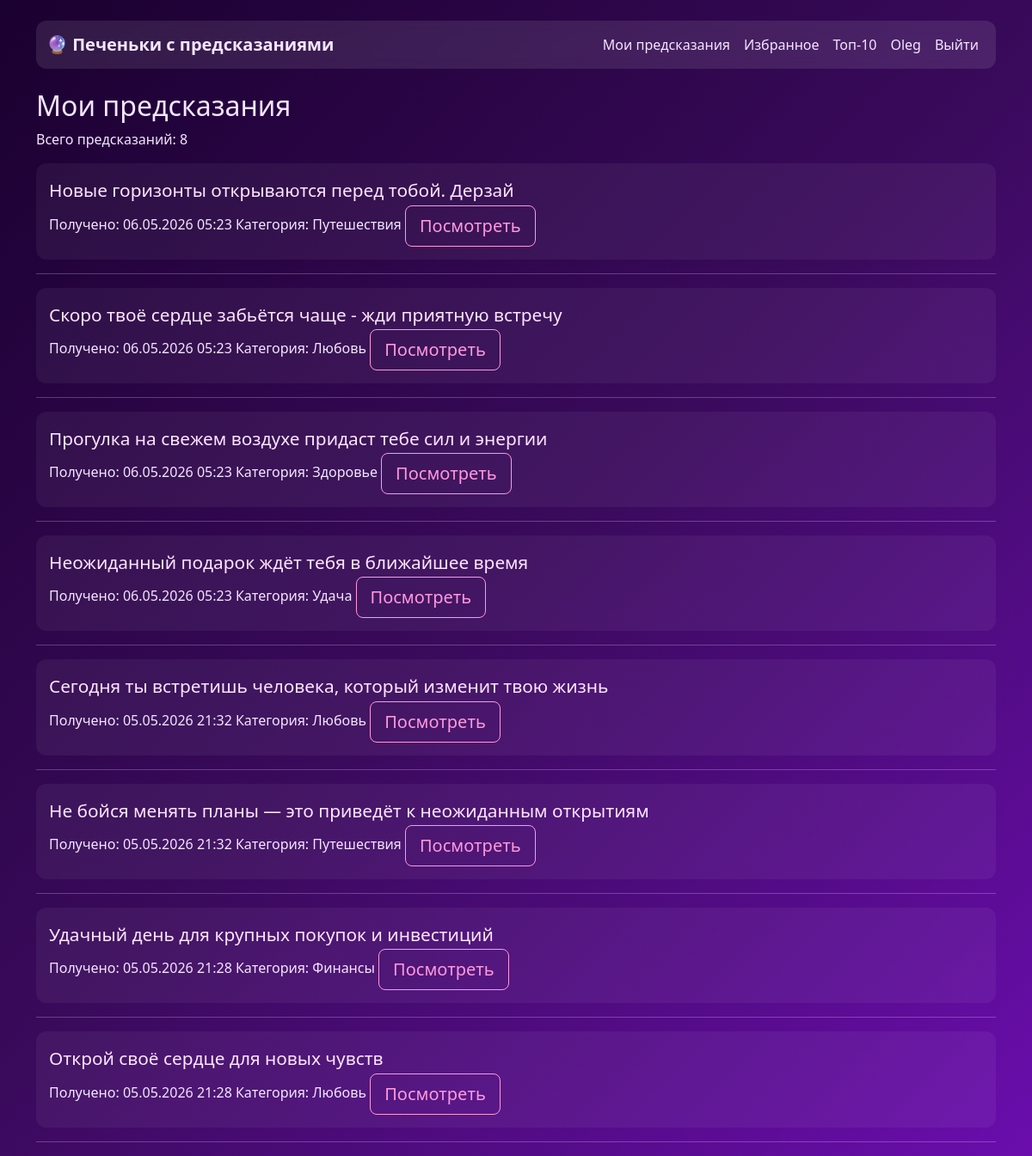
/my-predictions/ (signed in), run on the app's committed database.
### users/models.py (models this page shows)
class CustomUser(AbstractUser):
    pass

### predictions/models.py (models this page shows, shortened)
class UserPrediction(models.Model):
    user = models.ForeignKey(
        'users.CustomUser',
        on_delete=models.CASCADE,
        verbose_name="Пользователь"
    )
    cookie = models.ForeignKey(
        FortuneCookie,
        on_delete=models.CASCADE,
        verbose_name="Предсказание"
    )
    received_at = models.DateTimeField(auto_now_add=True, verbose_name="Получено")
    is_favorite = models.BooleanField(default=False, verbose_name="В избранном")
    class Meta:
        unique_together = ['user', 'cookie']
        verbose_name = "Полученное предсказание"
        verbose_name_plural = "Полученные предсказания"

class FortuneCookie(models.Model):
    text = models.TextField(verbose_name="Текст предсказания")
    category = models.ForeignKey(
        'Category',
        on_delete=models.CASCADE,
        related_name='cookies',
        verbose_name="Категория"
    )
    created_by = models.ForeignKey(
        'users.CustomUser',
        on_delete=models.SET_NULL,
        null=True,
        blank=True,
        verbose_name="Создано пользователем"
    )
    is_active = models.BooleanField(default=True, verbose_name="Активно")
    created_at = models.DateTimeField(auto_now_add=True, verbose_name="Дата создания")
    usage_count = models.PositiveIntegerField(default=0, verbose_name="Количество использований")
    class Meta:
        verbose_name = "Печенье с предсказанием"
        verbose_name_plural = "Печеньки с предсказаниями"

class Category(models.Model):
    name = models.CharField(max_length=50, verbose_name="Название")
    description = models.TextField(blank=True, verbose_name="Описание")
    class Meta:
        verbose_name = "Категория"
        verbose_name_plural = "Категории"

### predictions/views.py (the view)
# urls.py: path('my-predictions/', views.my_predictions, name='my_predictions'),
@login_required
def my_predictions(request):
    predictions_list = UserPrediction.objects.filter(
        user=request.user
    ).order_by('-received_at')
    context = {
        'predictions_list': predictions_list,
        'total_count': predictions_list.count(),
    }
    return render(request, 'my_predictions.html', context)

### predictions/templates/my_predictions.html (shortened to what this page needs)
{% extends 'base.html' %}
{% block content %}
<div class="my-predictions">
    <h2>Мои предсказания</h2>
    {% if predictions_list %}
        <p>Всего предсказаний: {{ total_count }}</p>
        <div class="predictions-list">
            {% for prediction in predictions_list %}
                <div class="prediction-item">
                    <div class="prediction-text">
                        {{ prediction.cookie.text|truncatechars:100 }}
                    </div>
                    <div class="prediction-meta">
                        <span class="date">Получено: {{ prediction.received_at|date:"d.m.Y H:i" }}</span>
                        <span class="category">Категория: {{ prediction.cookie.category.name }}</span>
                        <a href="{% url 'prediction_result' prediction.id %}" class="btn btn-outline-danger btn-lg">
                            Посмотреть
                        </a>
                    </div>
                </div>
                <hr>
            {% endfor %}
        </div>
    {% else %}
        <p>У вас пока нет предсказаний.</p>
        <a href="{% url 'get_prediction' %}" class="btn btn-primary">
            Получить первое предсказание
        </a>
    {% endif %}
</div>
{% endblock %}

### templates/base.html (shortened to what this page needs)
<!DOCTYPE html>
<html lang="ru">
<head>
    <link href="https://cdn.jsdelivr.net/npm/bootstrap@5.3.2/dist/css/bootstrap.min.css" rel="stylesheet">
</head>
<body>
    <div class="container mt-4">
        <nav class="navbar navbar-expand-lg navbar-light bg-light mb-4">
            <div class="container">
               <a class="navbar-brand fw-bold" href="{% url 'home' %}">
                    🔮 Печеньки с предсказаниями
               </a>
                <div class="navbar-nav ms-auto">
                    {% if user.is_authenticated %}
                        <a class="nav-link" href="{% url 'my_predictions' %}">Мои предсказания</a>
                        <a class="nav-link" href="{% url 'favorites' %}">Избранное</a>
                        <a class="nav-link" href="{% url 'top_cookies' %}">Топ-10</a>
                        <a class="nav-link" href="{% url 'profile' %}">{{ user.username }}</a>
                        <form action="{% url 'logout' %}" method="post" style="display: inline;">
                            <button type="submit" class="btn btn-link nav-link"
                                    style="display: inline; background: none; border: none;">
                                Выйти
                            </button>
                        </form>
                    {% else %}
                        <a class="nav-link" href="{% url 'register' %}">Регистрация</a>
                        <a class="nav-link" href="{% url 'login' %}">Войти</a>
                    {% endif %}
                </div>
            </div>
        </nav>
        {% block content %}
        {% endblock %}
    </div>
</body>
</html>

### templates/base.html (style rules this page uses)
body { background: linear-gradient(135deg, #1a002f, #3a0a5c, #6a0dad); min-height: 100vh; color: #f5e6ff; }
.navbar { background: rgba(255, 255, 255, 0.1) !important; backdrop-filter: blur(10px); border-radius: 12px; }
.navbar .nav-link, .navbar-brand { color: #f5e6ff !important; }
a { color: #ff99dd; }
.prediction-item { background: rgba(255,255,255,0.05); border-radius: 12px; padding: 15px; }
a { text-decoration: none; }
.btn { transition: all 0.3s ease; }
.prediction-text { font-size: 1.3rem; line-height: 1.6; color: #ffe6ff; }
body, p, span, div, small, strong, h1, h2, h3, h4, h5 { color: #f5e6ff; }
.btn-outline-primary, .btn-outline-danger, .btn-outline-secondary, .btn-outline-warning { color: #ff99dd; border: 1px solid #ff99dd; background: transparent; }
.btn-outline-danger { color: #ff99dd !important; border-color: #ff99dd !important; }

### data on the page
CustomUser: username "Oleg"
UserPrediction: cookie.text "Новые горизонты открываются перед тобой. Дерзай", received_at "06.05.2026 05:23", cookie.category.name "Путешествия"
UserPrediction: cookie.text "Скоро твоё сердце забьётся чаще - жди приятную встречу", received_at "06.05.2026 05:23", cookie.category.name "Любовь"
UserPrediction: cookie.text "Прогулка на свежем воздухе придаст тебе сил и энергии", received_at "06.05.2026 05:23", cookie.category.name "Здоровье"
UserPrediction: cookie.text "Неожиданный подарок ждёт тебя в ближайшее время", received_at "06.05.2026 05:23", cookie.category.name "Удача"
UserPrediction: cookie.text "Сегодня ты встретишь человека, который изменит твою жизнь", received_at "05.05.2026 21:32", cookie.category.name "Любовь"
UserPrediction: cookie.text "Не бойся менять планы — это приведёт к неожиданным открытиям", received_at "05.05.2026 21:32", cookie.category.name "Путешествия"
UserPrediction: cookie.text "Удачный день для крупных покупок и инвестиций", received_at "05.05.2026 21:28", cookie.category.name "Финансы"
UserPrediction: cookie.text "Открой своё сердце для новых чувств", received_at "05.05.2026 21:28", cookie.category.name "Любовь"

### other printed values
{{ total_count }} "8"
